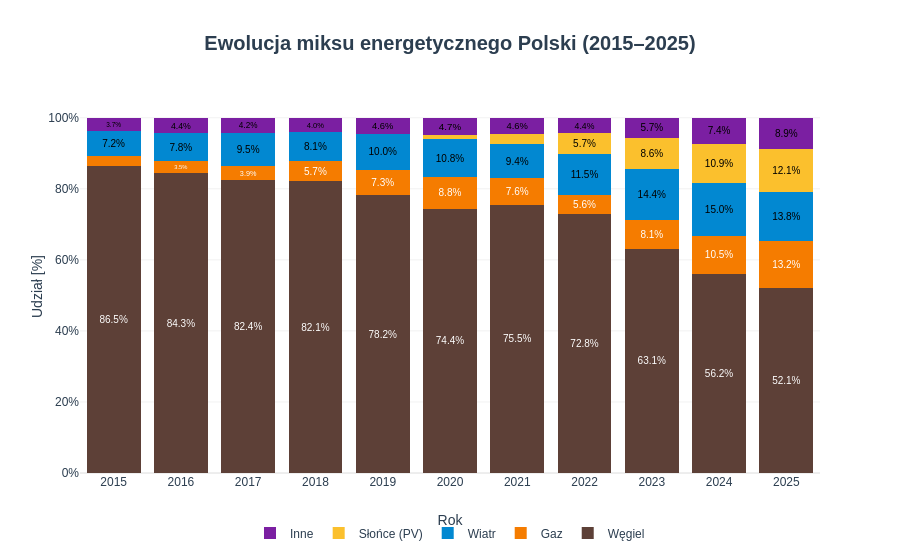

Notebook code cell kept with this figure:
### Markdown cell above
---
## 3. Czy Polska jest eko? Co z tym węglem?

### 3a. Ewolucja miksu energetycznego (2015–2025)

### Code cell
import plotly.graph_objects as go

yearly = df.resample("YE").sum(numeric_only=True) / 1e6
yearly.index = yearly.index.year

mix_twh = pd.DataFrame({name: yearly[cols].sum(axis=1) for name, cols in MIX.items() if any(c in yearly for c in cols)})
mix_twh["Inne"] = yearly[[c for c in OTHER_COLS if c in yearly]].sum(axis=1)

mix_pct = mix_twh.div(mix_twh.sum(axis=1), axis=0) * 100

fig = go.Figure()

for col in mix_pct.columns:
    fig.add_trace(go.Bar(
        x=mix_pct.index,
        y=mix_pct[col],
        name=col,
        marker_color=COLORS.get(col),
        text=mix_pct[col].apply(lambda x: f"{x:.1f}%" if x > 3 else ""),

        textposition='inside',
        insidetextanchor='middle',
        textfont=dict(color="white" if col in ["Węgiel", "Gaz"] else "black", size=10)
    ))

fig.update_layout(
    title_text="Ewolucja miksu energetycznego Polski (2015–2025)",
    barmode='stack',
    yaxis_title="Udział [%]",
    xaxis_title="Rok",
    yaxis=dict(ticksuffix="%", range=[0, 105]),
    legend=dict(
        orientation="h",
        yanchor="bottom",
        y=-0.2,
        xanchor="center",
        x=0.5
    )
)

fig.show()

### Figure 1 — Plotly figure (JSON) as saved in the notebook; plotly's stock layout.template omitted (floating-point values rounded to 4 significant figures)
{"data": [{"insidetextanchor": "middle", "marker": {"color": "#5D4037"}, "name": "Węgiel", "text": ["86.5%", "84.3%", "82.4%", "82.1%", "78.2%", "74.4%", "75.5%", "72.8%", "63.1%", "56.2%", "52.1%"], "textfont": {"color": "white", "size": 10}, "textposition": "inside", "type": "bar", "x": [2015, 2016, 2017, 2018, 2019, 2020, 2021, 2022, 2023, 2024, 2025], "y": [86.5, 84.34, 82.36, 82.09, 78.18, 74.42, 75.49, 72.8, 63.12, 56.15, 52.08]}, {"insidetextanchor": "middle", "marker": {"color": "#F57C00"}, "name": "Gaz", "text": ["", "3.5%", "3.9%", "5.7%", "7.3%", "8.8%", "7.6%", "5.6%", "8.1%", "10.5%", "13.2%"], "textfont": {"color": "white", "size": 10}, "textposition": "inside", "type": "bar", "x": [2015, 2016, 2017, 2018, 2019, 2020, 2021, 2022, 2023, 2024, 2025], "y": [2.65, 3.479, 3.943, 5.732, 7.255, 8.832, 7.606, 5.567, 8.11, 10.51, 13.2]}, {"insidetextanchor": "middle", "marker": {"color": "#0288D1"}, "name": "Wiatr", "text": ["7.2%", "7.8%", "9.5%", "8.1%", "10.0%", "10.8%", "9.4%", "11.5%", "14.4%", "15.0%", "13.8%"], "textfont": {"color": "black", "size": 10}, "textposition": "inside", "type": "bar", "x": [2015, 2016, 2017, 2018, 2019, 2020, 2021, 2022, 2023, 2024, 2025], "y": [7.153, 7.781, 9.47, 8.136, 9.989, 10.78, 9.443, 11.54, 14.43, 15.02, 13.77]}, {"insidetextanchor": "middle", "marker": {"color": "#FBC02D"}, "name": "Słońce (PV)", "text": ["", "", "", "", "", "", "", "5.7%", "8.6%", "10.9%", "12.1%"], "textfont": {"color": "black", "size": 10}, "textposition": "inside", "type": "bar", "x": [2015, 2016, 2017, 2018, 2019, 2020, 2021, 2022, 2023, 2024, 2025], "y": [0.0, 0.0, 0.0, 0.0, 0.0, 1.25, 2.858, 5.711, 8.628, 10.95, 12.09]}, {"insidetextanchor": "middle", "marker": {"color": "#7B1FA2"}, "name": "Inne", "text": ["3.7%", "4.4%", "4.2%", "4.0%", "4.6%", "4.7%", "4.6%", "4.4%", "5.7%", "7.4%", "8.9%"], "textfont": {"color": "black", "size": 10}, "textposition": "inside", "type": "bar", "x": [2015, 2016, 2017, 2018, 2019, 2020, 2021, 2022, 2023, 2024, 2025], "y": [3.696, 4.398, 4.23, 4.041, 4.581, 4.716, 4.605, 4.38, 5.707, 7.366, 8.855]}], "layout": {"barmode": "stack", "legend": {"orientation": "h", "x": 0.5, "xanchor": "center", "y": -0.2, "yanchor": "bottom"}, "title": {"text": "Ewolucja miksu energetycznego Polski (2015–2025)"}, "xaxis": {"title": {"text": "Rok"}}, "yaxis": {"range": [0, 105], "ticksuffix": "%", "title": {"text": "Udział [%]"}}}}
